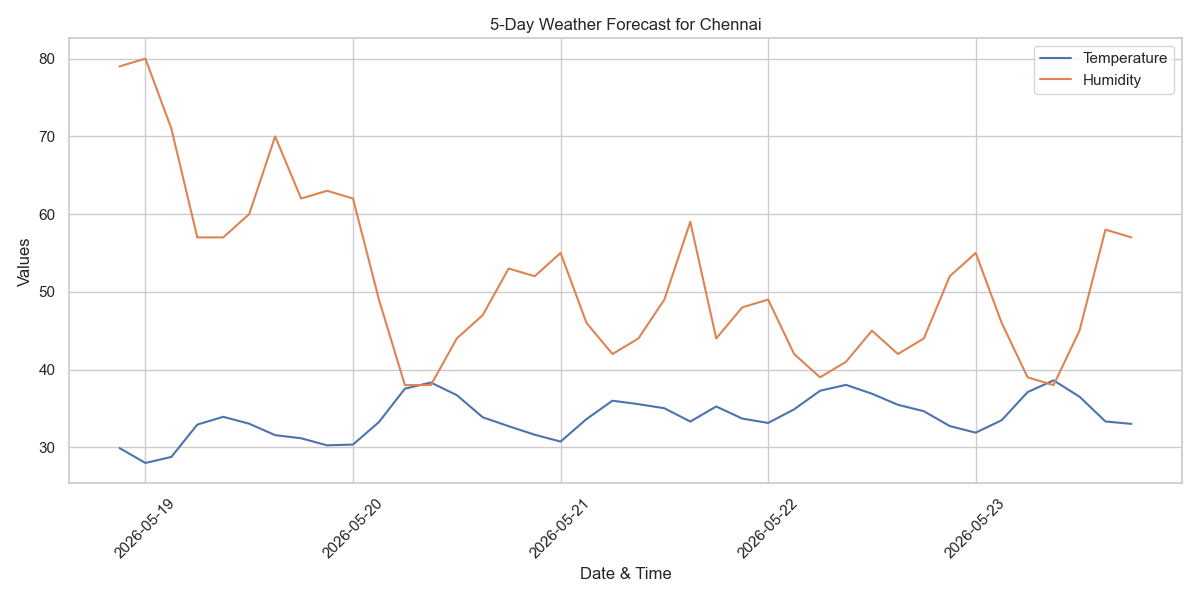

This chart was generated by the following Python code:
import requests
import pandas as pd
import matplotlib.pyplot as plt
import seaborn as sns

# -----------------------------
# API CONFIGURATION
# -----------------------------
API_KEY = "05de80774ade0c4b69bbd8576ce0de1d"
CITY = "Chennai"
URL = f"https://api.openweathermap.org/data/2.5/forecast?q={CITY}&appid={API_KEY}&units=metric"

# -----------------------------
# FETCH DATA FROM API
# -----------------------------
response = requests.get(URL)
data = response.json()

print(data)

# -----------------------------
# DATA PROCESSING
# -----------------------------
dates = []
temperatures = []
humidity = []

for entry in data["list"]:
    dates.append(entry["dt_txt"])
    temperatures.append(entry["main"]["temp"])
    humidity.append(entry["main"]["humidity"])

df = pd.DataFrame({
    "Date": dates,
    "Temperature (°C)": temperatures,
    "Humidity (%)": humidity
})

# Convert Date column to datetime
df["Date"] = pd.to_datetime(df["Date"])

# -----------------------------
# DATA VISUALIZATION
# -----------------------------
sns.set(style="whitegrid")

plt.figure(figsize=(12, 6))
sns.lineplot(x="Date", y="Temperature (°C)", data=df, label="Temperature")
sns.lineplot(x="Date", y="Humidity (%)", data=df, label="Humidity")

plt.title(f"5-Day Weather Forecast for {CITY}")
plt.xlabel("Date & Time")
plt.ylabel("Values")
plt.xticks(rotation=45)
plt.tight_layout()
plt.savefig("weather_dashboard.png")
plt.show()
